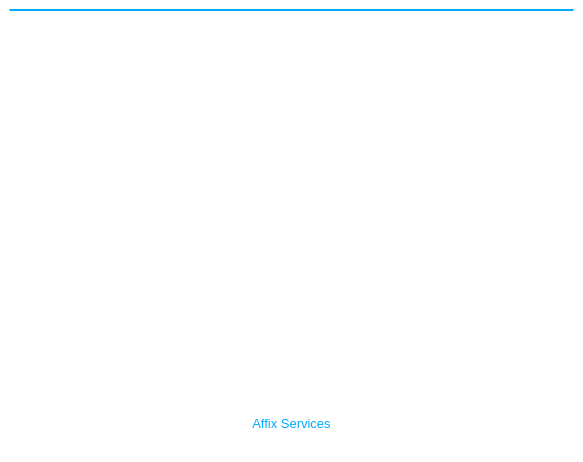
<?xml version="1.0" encoding="UTF-8"?>
<ui version="4.0">
 <class>start_up_window</class>
 <widget class="QMainWindow" name="start_up_window">
  <property name="geometry">
   <rect>
    <x>0</x>
    <y>0</y>
    <width>583</width>
    <height>462</height>
   </rect>
  </property>
  <property name="windowTitle">
   <string>start_up_window</string>
  </property>
  <property name="styleSheet">
   <string notr="true">background-color: rgb(255, 255, 255);</string>
  </property>
  <widget class="QWidget" name="centralwidget">
   <layout class="QHBoxLayout" name="horizontalLayout">
    <item>
     <layout class="QVBoxLayout" name="verticalLayout_center">
      <item>
       <widget class="QGraphicsView" name="graphicsView_center">
        <property name="styleSheet">
         <string notr="true">border-top: 2px solid;
border-top-color: rgb(0, 170, 255);</string>
        </property>
       </widget>
      </item>
      <item>
       <widget class="QLabel" name="label_affix_services">
        <property name="font">
         <font>
          <family>Segoe UI</family>
          <pointsize>10</pointsize>
         </font>
        </property>
        <property name="styleSheet">
         <string notr="true">color: rgb(0, 170, 255);</string>
        </property>
        <property name="text">
         <string>Affix Services</string>
        </property>
        <property name="textFormat">
         <enum>Qt::AutoText</enum>
        </property>
        <property name="alignment">
         <set>Qt::AlignCenter</set>
        </property>
       </widget>
      </item>
     </layout>
    </item>
   </layout>
  </widget>
  <widget class="QMenuBar" name="menubar">
   <property name="geometry">
    <rect>
     <x>0</x>
     <y>0</y>
     <width>583</width>
     <height>20</height>
    </rect>
   </property>
  </widget>
  <widget class="QStatusBar" name="statusbar"/>
 </widget>
 <resources/>
 <connections/>
</ui>
